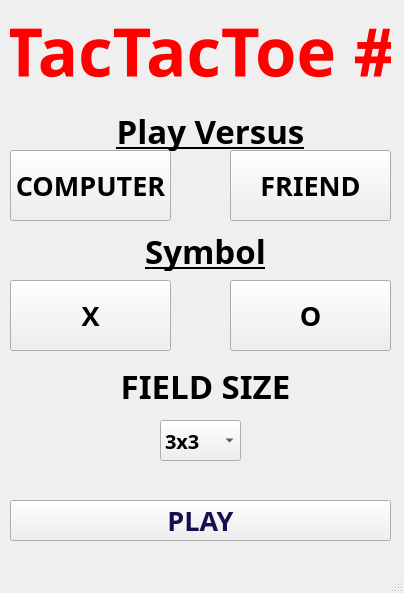
<?xml version="1.0" encoding="UTF-8"?>
<ui version="4.0">
 <class>TicTacToe</class>
 <widget class="QMainWindow" name="TicTacToe">
  <property name="geometry">
   <rect>
    <x>0</x>
    <y>0</y>
    <width>404</width>
    <height>593</height>
   </rect>
  </property>
  <property name="windowTitle">
   <string>TicTacToe</string>
  </property>
  <property name="styleSheet">
   <string notr="true">QMainWindow
{
bg-color:red;

}</string>
  </property>
  <widget class="QWidget" name="centralwidget">
   <widget class="QLabel" name="ttt_title">
    <property name="geometry">
     <rect>
      <x>10</x>
      <y>10</y>
      <width>381</width>
      <height>81</height>
     </rect>
    </property>
    <property name="font">
     <font>
      <family>Oswald</family>
      <pointsize>50</pointsize>
      <weight>75</weight>
      <bold>true</bold>
     </font>
    </property>
    <property name="styleSheet">
     <string notr="true">QLabel
{
color:red;
}</string>
    </property>
    <property name="text">
     <string>TacTacToe #</string>
    </property>
    <property name="alignment">
     <set>Qt::AlignCenter</set>
    </property>
   </widget>
   <widget class="QLabel" name="ttt_versus">
    <property name="geometry">
     <rect>
      <x>80</x>
      <y>110</y>
      <width>261</width>
      <height>41</height>
     </rect>
    </property>
    <property name="font">
     <font>
      <family>Oswald</family>
      <pointsize>25</pointsize>
      <weight>75</weight>
      <bold>true</bold>
      <underline>true</underline>
     </font>
    </property>
    <property name="text">
     <string>Play Versus</string>
    </property>
    <property name="alignment">
     <set>Qt::AlignCenter</set>
    </property>
   </widget>
   <widget class="QPushButton" name="player_PC">
    <property name="geometry">
     <rect>
      <x>10</x>
      <y>150</y>
      <width>161</width>
      <height>71</height>
     </rect>
    </property>
    <property name="font">
     <font>
      <family>Oswald</family>
      <pointsize>20</pointsize>
      <weight>75</weight>
      <bold>true</bold>
     </font>
    </property>
    <property name="text">
     <string>COMPUTER</string>
    </property>
   </widget>
   <widget class="QPushButton" name="player_Friend">
    <property name="geometry">
     <rect>
      <x>230</x>
      <y>150</y>
      <width>161</width>
      <height>71</height>
     </rect>
    </property>
    <property name="font">
     <font>
      <family>Oswald</family>
      <pointsize>20</pointsize>
      <weight>75</weight>
      <bold>true</bold>
     </font>
    </property>
    <property name="text">
     <string>FRIEND</string>
    </property>
   </widget>
   <widget class="QLabel" name="ttt_Symbol">
    <property name="geometry">
     <rect>
      <x>120</x>
      <y>230</y>
      <width>171</width>
      <height>41</height>
     </rect>
    </property>
    <property name="font">
     <font>
      <family>Oswald</family>
      <pointsize>25</pointsize>
      <weight>75</weight>
      <bold>true</bold>
      <underline>true</underline>
     </font>
    </property>
    <property name="text">
     <string>Symbol</string>
    </property>
    <property name="alignment">
     <set>Qt::AlignCenter</set>
    </property>
   </widget>
   <widget class="QPushButton" name="symbol_X">
    <property name="geometry">
     <rect>
      <x>10</x>
      <y>280</y>
      <width>161</width>
      <height>71</height>
     </rect>
    </property>
    <property name="font">
     <font>
      <family>Oswald</family>
      <pointsize>20</pointsize>
      <weight>75</weight>
      <bold>true</bold>
     </font>
    </property>
    <property name="text">
     <string>X</string>
    </property>
   </widget>
   <widget class="QPushButton" name="symbol_O">
    <property name="geometry">
     <rect>
      <x>230</x>
      <y>280</y>
      <width>161</width>
      <height>71</height>
     </rect>
    </property>
    <property name="font">
     <font>
      <family>Oswald</family>
      <pointsize>20</pointsize>
      <weight>75</weight>
      <bold>true</bold>
     </font>
    </property>
    <property name="text">
     <string>O</string>
    </property>
   </widget>
   <widget class="QLabel" name="ttt_Symbol_2">
    <property name="geometry">
     <rect>
      <x>120</x>
      <y>370</y>
      <width>171</width>
      <height>31</height>
     </rect>
    </property>
    <property name="font">
     <font>
      <family>Oswald</family>
      <pointsize>25</pointsize>
      <weight>75</weight>
      <bold>true</bold>
      <underline>true</underline>
     </font>
    </property>
    <property name="text">
     <string>FIELD SIZE</string>
    </property>
    <property name="alignment">
     <set>Qt::AlignCenter</set>
    </property>
   </widget>
   <widget class="QComboBox" name="field_Size">
    <property name="geometry">
     <rect>
      <x>160</x>
      <y>420</y>
      <width>81</width>
      <height>41</height>
     </rect>
    </property>
    <property name="font">
     <font>
      <family>Oswald</family>
      <pointsize>15</pointsize>
      <weight>75</weight>
      <bold>true</bold>
     </font>
    </property>
    <item>
     <property name="text">
      <string>3x3</string>
     </property>
    </item>
    <item>
     <property name="text">
      <string>4x4</string>
     </property>
    </item>
   </widget>
   <widget class="QPushButton" name="bt_Play">
    <property name="geometry">
     <rect>
      <x>10</x>
      <y>500</y>
      <width>381</width>
      <height>41</height>
     </rect>
    </property>
    <property name="font">
     <font>
      <family>Oswald</family>
      <pointsize>20</pointsize>
      <weight>75</weight>
      <bold>true</bold>
     </font>
    </property>
    <property name="styleSheet">
     <string notr="true">QPushButton
{
color:#1a0d4d;

}</string>
    </property>
    <property name="text">
     <string>PLAY</string>
    </property>
   </widget>
  </widget>
  <widget class="QMenuBar" name="menubar">
   <property name="geometry">
    <rect>
     <x>0</x>
     <y>0</y>
     <width>404</width>
     <height>21</height>
    </rect>
   </property>
  </widget>
  <widget class="QStatusBar" name="statusbar"/>
 </widget>
 <resources/>
 <connections/>
</ui>
